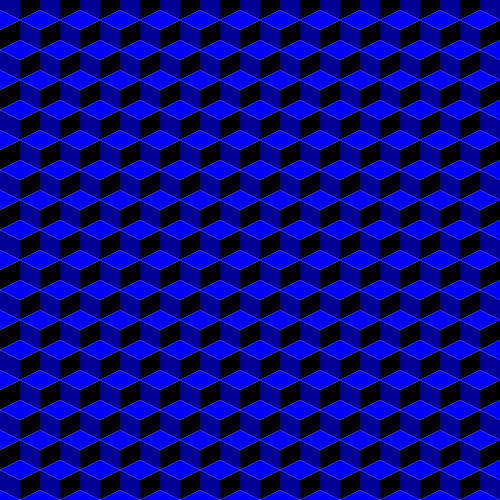
Frame 1 (no input)
Frame 60 (the mouse pressed at the canvas centre just before this capture): identical to frame 1, image omitted
Frame 120 (the mouse held since frame 60 and released just before this capture): identical to frame 1, image omitted

The Processing sketch that drew this single still picture (run headless with seeded random() and noise(); from frame 60 on, the mouse is pressed at the canvas centre):

// Processing sketch: lab8b_resub
// ── lab8b_resub.pde
//Henry Wrede Black
//tumbling blocks quilt

void setup() {
  size(500, 500);
}
void draw() {
  background(255);
  for (int y = 20; y < height+20; y += 60) {
    for (int x = -20; x <= width+20; x += 40) {
      drawBlock(x, y-20);
      drawBlock(x+20, y+10);
    }
  }
}

void drawBlock(int x, int y) {
  noStroke();
  fill(0, 0, 255);
  quad(x, y, x-20, y-10, x, y-20, x+20, y-10); //top part of block
  fill(0, 0, 150);
  quad(x, y, x, y+20, x-20, y+10, x-20, y-10);
  fill(0);
  quad(x, y, x+20, y-10, x+20, y+10, x, y+20); //right side
}
